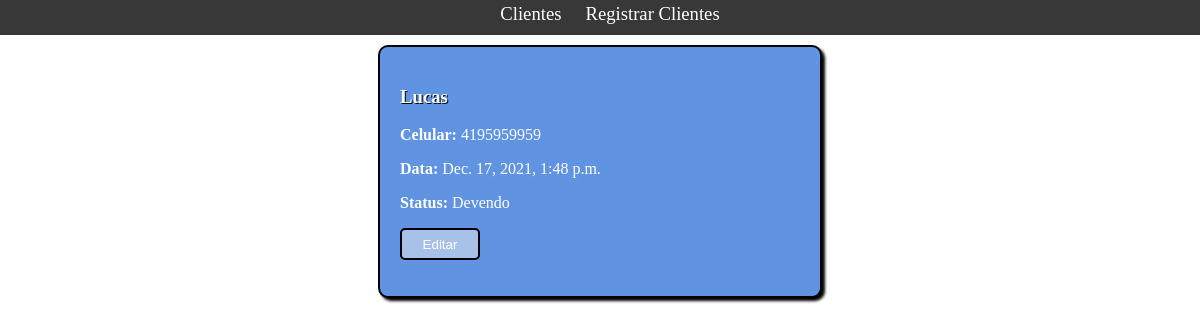
Page /cliente/14 on the earlier database version.
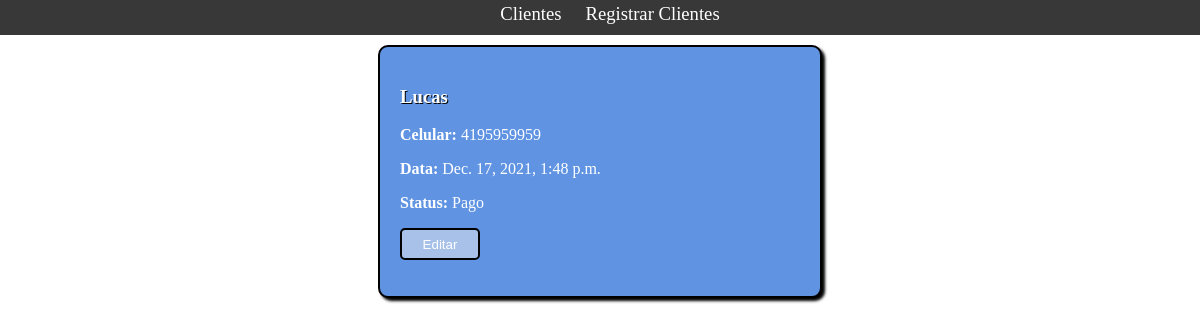
Same page on the later database version.
### main/models.py (models this page shows, shortened)
class Cliente(models.Model):
    STATUS = [
        ('Pago','Pago'),
        ('Devendo','Devendo'),
    ]
    nome = models.CharField(max_length=50)
    celular = models.CharField(max_length=50)
    data = models.DateTimeField(auto_now_add=True)
    estado = models.CharField(
        max_length=7,
        choices=STATUS,
        )

### main/views.py (the view)
# urls.py: path('cliente/<int:id>',views.ClientesView, name = 'ClientesView'),
def ClientesView(request,id):
    cliente = get_object_or_404(Cliente, pk=id)
    return render(request,'main/cliview.html',{'cliente':cliente})

### main/templates/main/cliview.html (shortened to what this page needs)
{% extends 'base.html' %}
{% block content %}
    <h3>{{cliente.nome}}</h3>
    <div class="cliente-info">
        <span> <b>Celular:</b>  {{cliente.celular}}</span>
        <span> <b>Data:</b> {{cliente.data}}</span>
        <span> <b>Status:</b> {{cliente.estado}}</span>
        <span><a href="/edit/{{cliente.id}}"><button value="Editar" class="botao">Editar</button></a></span>
    </div>
{% endblock %}

Differences in the rows shown:
changed Cliente "Lucas": estado "Devendo" → "Pago"
